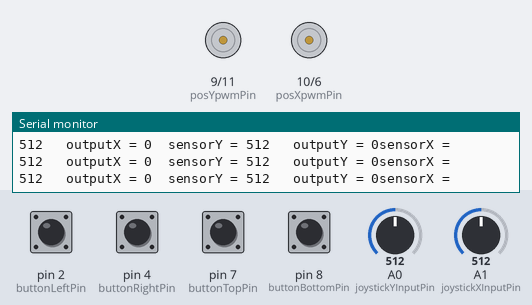
The sketch below on a simulated Arduino Uno, built with avr-gcc and run on an emulated ATmega328P. Shown: motor-driver pin pairs drawn as motors (green arrow = first pin HIGH = forward, orange = second pin HIGH = backward, longer = more drive), the last lines printed to the serial monitor. The inputs (shaded band) are chosen by the test bench; at power-on: pin 2 (buttonLeftPin), pin 4 (buttonRightPin), pin 7 (buttonTopPin), pin 8 (buttonBottomPin) HIGH, A0 (joystickYInputPin) = 512, A1 (joystickXInputPin) = 512.

Above: at 1.2 s.
1.3 s: A0 (joystickYInputPin) set to 108
2.8 s: A0 (joystickYInputPin) set to 91
5.8 s: pin 8 (buttonBottomPin) pulled LOW for 0.15 s
At 5.91 s:
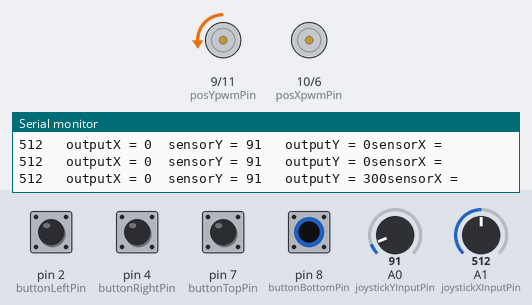
7.5 s: A1 (joystickXInputPin) set to 110
10.5 s: A1 (joystickXInputPin) set to 91
13.5 s: pin 4 (buttonRightPin) pulled LOW for 0.15 s
At 13.61 s:
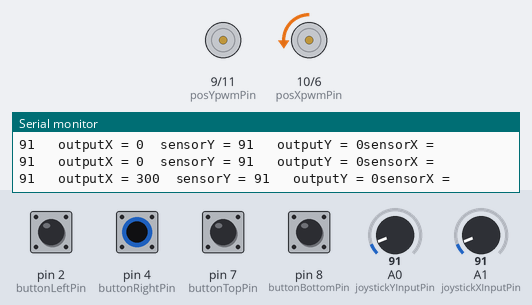
Timing chart, 0 to 16.1 s (numbered marks = the images above; inputs shaded):
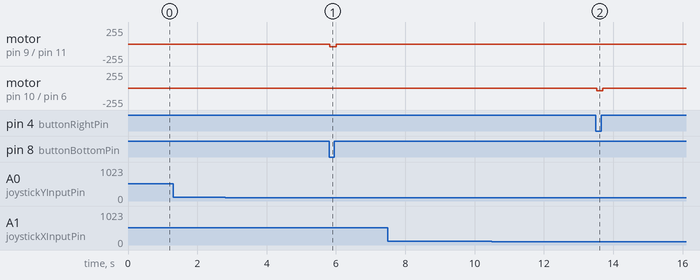

The sketch:

Arduino_Code_mit_Erkl_rungen.ino
```cpp
//Input Pins um den Joystick auszulesen
const int joystickXInputPin = A1; //X-Achse des Joysticks
const int joystickYInputPin = A0; //Y-Achse des Joysticks

//PWM pins für den Motor-Controller
const int posXpwmPin = 10; //rechts
const int negXpwmPin = 6; //links
const int posYpwmPin = 9; //oben
const int negYpwmPin = 11; //unten

//Pins für die Taster an den Rändern des Spiels
const int buttonLeftPin = 2; //links
const int buttonRightPin = 4; //rechts
const int buttonTopPin = 7; //oben
const int buttonBottomPin = 8; //unten

//Joystick Kalibrierung
int joystickXMaxValue = 955; //Maximaler X-Wert, den der Joystick ausgibt
int joystickXMinValue = 210; //Minimaler X-Wert, den der Joystick ausgibt
int joystickXCenterValue = 516; //X-Wert, den der Joystick in der Ausgangsposition ausgibt
int joystickXCenterTollerance = 6; //Tolleranz für die Ausgangsposition des Joyticks auf der X-Achse

int joystickYMaxValue = 890; //Maximaler Y-Wert, den der Joystick ausgibt
int joystickYMinValue = 155; //Minimaler Y-Wert, den der Joystick ausgibt
int joystickYCenterValue = 522; //Y-Wert, den der Joystick in der Ausgangsposition ausgibt
int joystickYCenterTollerance = 12; //Tolleranz für die Ausgangsposition des Joyticks auf der Y-Achse

//Variablen um die Ausgabewerte des Joysticks im loop zwischenzuspeichern
int sensorValueX = 0;
int sensorValueY = 0;

//Variablen um die konvertierten Ausgabewerte des Joysticks im loop zwischenzuspeichern
int outputValueX = 0;
int outputValueY = 0;

//Variablen um den Status der Taster an den Rändern zwischenzuspeichern
int buttonLeftState = 0;
int buttonRightState = 0;
int buttonTopState = 0;
int buttonBottomState = 0;

void setup() {
    Serial.begin(9600); //Startet den Plotter (für die Kallibrierung des Joysticks notwendig)

    //Legt die Pins, mit denen die Knöpfe gelesen werden als input fest
    pinMode(buttonLeftPin, INPUT);
    pinMode(buttonRightPin, INPUT);
    pinMode(buttonTopPin, INPUT);
    pinMode(buttonBottomPin, INPUT);
}

void loop() {
    //liest den Status der Taster aus und Speichert diese zwischen
    buttonLeftState = digitalRead(buttonLeftPin);
    buttonRightState = digitalRead(buttonRightPin);
    buttonTopState = digitalRead(buttonTopPin);
    buttonBottomState = digitalRead(buttonBottomPin);
    //X-movement
    sensorValueX = analogRead(joystickXInputPin); //Liest den Ausgabewert des Joysticks für die X-Achse aus und speichert diesen zwischen

    if (sensorValueX > (joystickXCenterValue + joystickXCenterTollerance) && buttonLeftState == LOW) { //Wenn der Joystick auf der X-Achse rechts von der Mitte ist und der Taster auf der rechten Seite nicht betätigt ist, dann:
        outputValueX = map(sensorValueX, joystickXCenterValue + joystickXCenterTollerance, joystickXMaxValue, 0, 255); //Konvertiert den Ausgabewert des Joysticks in eine Geschwindigkeit für den Motor-Controller
        analogWrite(negXpwmPin, 0); //Setzt die Geschwindigkeit des Motors nach links auf Null
        analogWrite(posXpwmPin, outputValueX); //Übermittelt die Geschwindigkeit nach rechts an den Motor-Controller
    }
    else if (sensorValueX < (joystickXCenterValue - joystickXCenterTollerance) && buttonRightState == LOW) { //Wenn der Joystick auf der X-Achse links von der Mitte ist und der Taster auf der linken Seite nicht betätigt ist, dann:
        outputValueX = map(sensorValueX, joystickXCenterValue - joystickXCenterTollerance, joystickYMinValue, 0, 255); //Konvertiert den Ausgabewert des Joysticks in eine Geschwindigkeit für den Motor-Controller
        analogWrite(posXpwmPin, 0); //Setzt die Geschwindigkeit des Motors nach rechts auf Null
        analogWrite(negXpwmPin, outputValueX); //Übermittelt die Geschwindigkeit nach links an den Motor-Controller
    }
    else{ //Wenn der Joystick in der Ausgangsposition ist, dann:
        outputValueX = 0; //setzt Variable für die Motorgeschwindigkeit auf 0

        //Übermittelt die Geschwindigkeiten an den Motor-Controller
        analogWrite(posXpwmPin, outputValueX);
        analogWrite(negXpwmPin, outputValueX);
    }

    //Y-movement
    sensorValueY = analogRead(joystickYInputPin); //Liest den Ausgabewert des Joysticks für die Y-Achse aus und speichert diesen zwischen

    if (sensorValueY > (joystickYCenterValue + joystickYCenterTollerance) && buttonTopState == LOW) {  //Wenn der Joystick auf der Y-Achse oberhalb der Mitte ist und der Taster oben nicht betätigt ist, dann:
        outputValueY = map(sensorValueY, joystickYCenterValue + joystickYCenterTollerance, joystickYMaxValue, 0, 255); //Konvertiert den Ausgabewert des Joysticks in eine Geschwindigkeit für den Motor-Controller
        analogWrite(negYpwmPin, 0); //Setzt die Geschwindigkeit des Motors nach unten auf Null
        analogWrite(posYpwmPin, outputValueY); //Übermittelt die Geschwindigkeit nach oben an den Motor-Controller
    }
    else if (sensorValueY < (joystickYCenterValue - joystickYCenterTollerance) && buttonBottomState == LOW) {  //Wenn der Joystick auf der Y-Achse unterhalb der Mitte ist und der Taster unten nicht betätigt ist, dann:
        outputValueY = map(sensorValueY, joystickYCenterValue - joystickYCenterTollerance, joystickYMinValue, 0, 255); //Konvertiert den Ausgabewert des Joysticks in eine Geschwindigkeit für den Motor-Controller
        analogWrite(posYpwmPin, 0); //Setzt die Geschwindigkeit des Motors nach oben auf Null
        analogWrite(negYpwmPin, outputValueY); //Übermittelt die Geschwindigkeit nach unten an den Motor-Controller
    }
    else{
        outputValueY = 0; //setzt Variable für die Motorgeschwindigkeit auf 0

        //Übermittelt die Geschwindigkeiten an den Motor-Controller
        analogWrite(posYpwmPin, outputValueY);
        analogWrite(negYpwmPin, outputValueY);
    }

    //Output für den Plotter (für die Kallibrierung)
    Serial.println("sensorX = ");
    Serial.print(sensorValueX);
    Serial.print("\t outputX = ");
    Serial.print(outputValueX);

    Serial.print("\tsensorY = ");
    Serial.print(sensorValueY);
    Serial.print("\t outputY = ");
    Serial.print(outputValueY);

    delay(1);
}
```

Measured:
- after the input at 5.8 s, motor on pin 9 (posYpwmPin) / pin 11 (negYpwmPin): stopped → backward 44/255 at once, → stopped 0.17 s later
- after the input at 13.5 s, motor on pin 10 (posXpwmPin) / pin 6 (negXpwmPin): stopped → backward 44/255 at once, → stopped 0.17 s later
